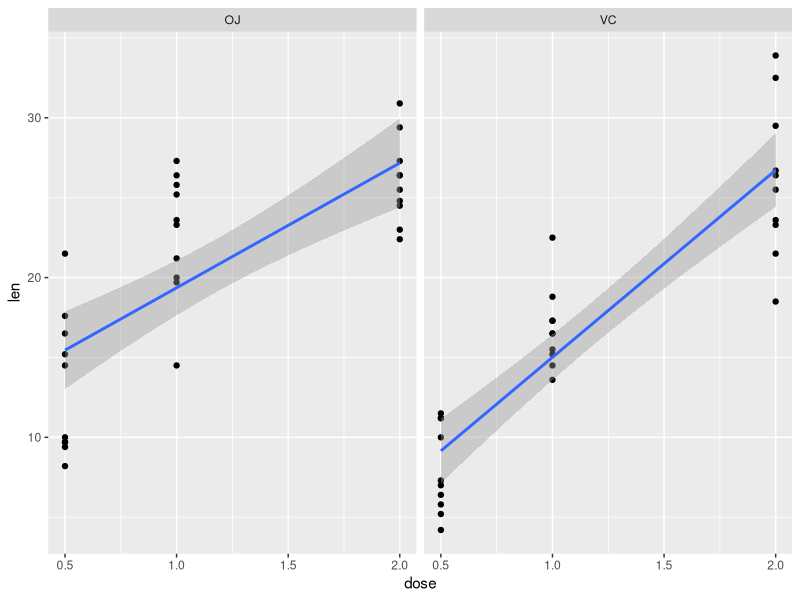

This chart was generated by the following R code:
## ---- chunk 1
knitr::opts_chunk$set(echo = TRUE)
## ---- chunk 2
library(tidyverse)
data("ToothGrowth")
ToothGrowth <- tbl_df(ToothGrowth)
## ---- chunk 3
str(ToothGrowth)

ggplot(data=ToothGrowth) + 
    aes(x = dose, y = len) + 
    geom_point() + 
    facet_grid(cols=vars(supp)) +
    geom_smooth(method='lm')


## ---- chunk 4
vc <- ToothGrowth %>% 
    filter(supp=="VC") 

oj <- ToothGrowth %>% 
    filter(supp=="OJ") 

t.test(x=vc$len, y=oj$len, var.equal = TRUE)
## ---- chunk 5
d2 <- ToothGrowth %>% 
    filter(dose==2) 

d05 <- ToothGrowth %>% 
    filter(dose==0.5) 

t.test(x=d2$len, y=d05$len, var.equal = TRUE)
